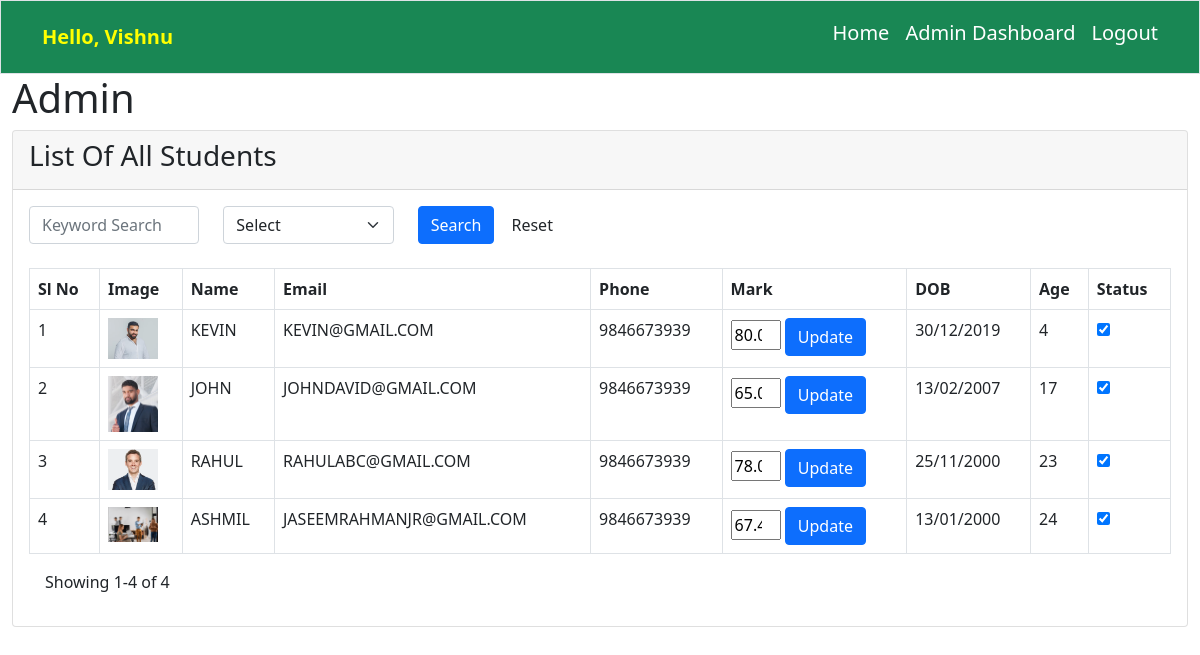
The app's page /Admin-Dashboard (signed in), older data.
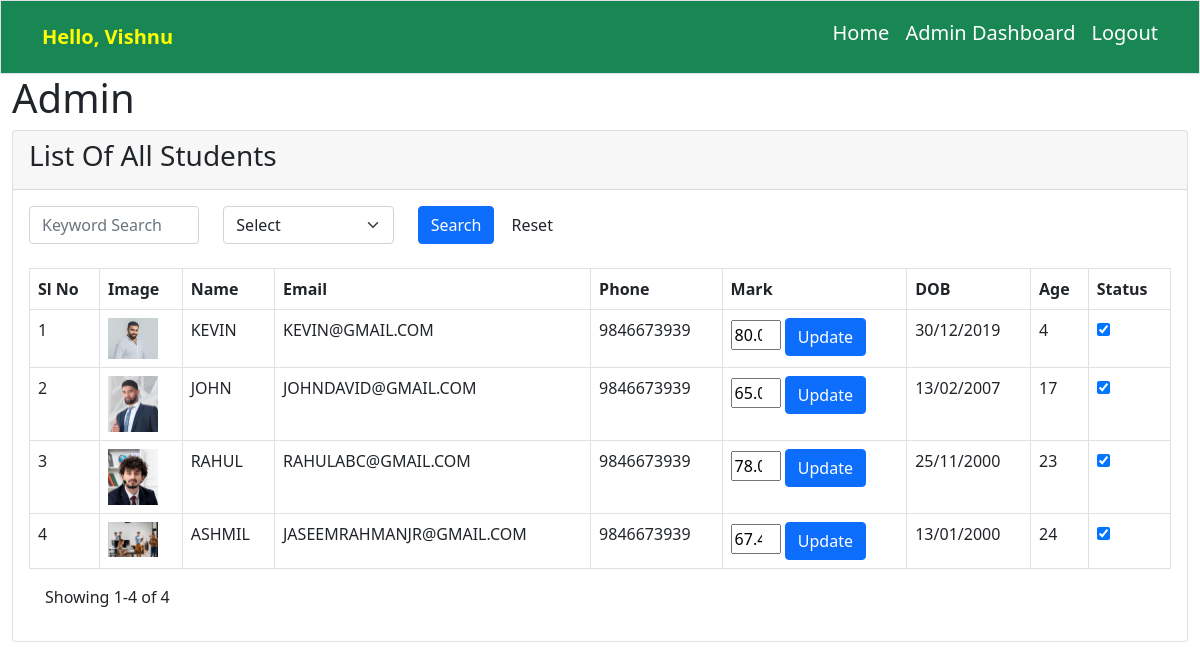
The same page, newer data.
### website/models.py (models this page shows, shortened)
class CustomUser(AbstractUser):
    username = models.CharField(max_length=30, unique=True)
    name = models.CharField(max_length=255)
    email = models.EmailField(max_length=255)
    phone = models.CharField(max_length=15)
    birth_date = models.DateField(null=True, blank=True)
    image = models.ImageField(upload_to='profile_images/', null=True, blank=True)
    age = models.IntegerField(null=True, blank=True)
    marks = models.FloatField(null=True, blank=True)
    password_text = models.TextField(null=True, blank=True)
    is_admin = models.BooleanField(default=False)
    is_student = models.BooleanField(default=False)
    is_active = models.BooleanField(default=True)

### website/views.py (the view, shortened to what this page needs)
# urls.py: path('Admin-Dashboard',views.AdminDashboard.as_view(),name='AdminList'),
@method_decorator(admin_required, name='dispatch')
class AdminDashboard(LoginRequiredMixin,View):
    def get(self, request):
        context = {}
        path="dashboard"
        conditions = Q()
        data = CustomUser.objects.filter(is_student=True).order_by('-id')
        p = Paginator(data, 15)
        page_num = request.GET.get('page', 1)
        try:
            page = p.page(page_num)
        except EmptyPage:
            page = p.page(1)
        context["path"]=path
        context['datas'] = page
        context['page'] = page_num
        return renderhelper(request, 'admin', 'admin_view',context)

### website/helper.py (called while the page is built)
def renderhelper(request,folder,htmlpage,context={}):
    return render(request,'website/'+folder+'/'+htmlpage+'.html',context)

def is_ajax(request):
    return request.META.get('HTTP_X_REQUESTED_WITH') == 'XMLHttpRequest'

### templates/website/admin/admin_view.html (shortened to what this page needs)
{% include "website/layout/header.html" %}
<div class="main-content app-content mt-0">
    <div class="side-app">
        <div class="main-container container-fluid">
            <div class="page-header">
                <h1 class="page-title">Admin</h1>
            </div>
            <div class="row">
                <div class="col-xl-12">
                    <div class="card">
                        <div class="card-header">
                            <h3 class="card-title">List Of All Students</h3>
                        </div>
                        <div class="card-body">
                            <form>
                                <div class="row">
                                   <div class="form-group col-lg-2 col-12">
                                        <input type="text" class="form-control" placeholder="Keyword Search " id="searchkey">
                                    </div>
                                    <div class="form-group col-lg-2 col-12">
                                        <select name="country" id="status" class="form-control form-select select2"
                                            data-bs-placeholder="Select Country">
                                            <option value="">Select</option>
                                        </select>
                                    </div>
                                    <div class="form-group col-lg-3 col-12">
                                        <button class="btn btn-primary mr-1" type="button" onclick="filterstudent(1)">Search</button>
                                        <a class="btn btn-default" href="">Reset</a>
                                    </div>
                                </div>
                            </form>
                            <div class="table-responsive mt-4" id="data_table">
                                {% include 'website/admin/admin_table.html' %}
                            </div>
                        </div>
                    </div>
                </div>
            </div>
        </div>
    </div>
</div>
{% include "website/layout/footer.html" %}

### templates/website/admin/admin_table.html (shortened to what this page needs)
<table class="table border-top table-bordered mb-0 table-hover">
    <thead>
        <tr>
            <th>Sl No</th>
            <th>Image</th>
            <th>Name</th>
            <th>Email</th>
            <th>Phone</th>
            <th>Mark</th>
            <th>DOB</th>
            <th>Age</th>
            <th>Status</th>
        </tr>
    </thead>
    <tbody>
        {% if datas %}
        {% for i in datas %}
        <tr>
            <td>{{forloop.counter0|add:datas.start_index}}</td>
            <td>
                <a href="{% if i.image %}{{i.image.url}}{% endif %}"
                    data-lightbox="image-{{ forloop.counter }}" target="_blank">
                    <img src="{% if i.image %}{{i.image.url}}{% endif %}" style="width:50px;"></a>
            </td>
            <td>{{i.name|upper}}</td>
            <td>{{i.email|upper}}</td>
            <td>{{i.phone|upper}}</td>
            <td>
                <input style="width:50px" type="number" placeholder="Mark" id="mark{{i.id}}" name="mark"  {% if i.marks %} value="{{i.marks}}" {% endif %}>
                <button class="btn btn-primary mr-1" type="button" onclick="updatestudent({{i.id}})">Update</button>
            </td>
            <td>{{i.birth_date|date:"d/m/Y"}}</td>
            <td>{{i.age}}</td>
            <td>
                <div class="material-switch">
                    <input id="someSwitchOptionSuccess{{i.id}}" name="someSwitchOption001"
                        type="checkbox" {% if i.is_active %} checked onclick="changefilterstatus(`{{i.id}}`,2)"  {% else %}onclick="changefilterstatus({{i.id}},1)"  {% endif %} />
                </div>
            </td>
        </tr>
        {% endfor %}
        {% else %}
        <tr >
            <td align="center" colspan="7">No Data</td>
          </tr>
        {% endif %}
    </tbody>
</table>
<div class="card-body">
    Showing {{ datas.start_index }}-{{ datas.end_index }} of {{ datas.paginator.count }}
</div>

Row changes from the older to the newer data that the page shows:
changed CustomUser "RAHUL": image: a different picture
